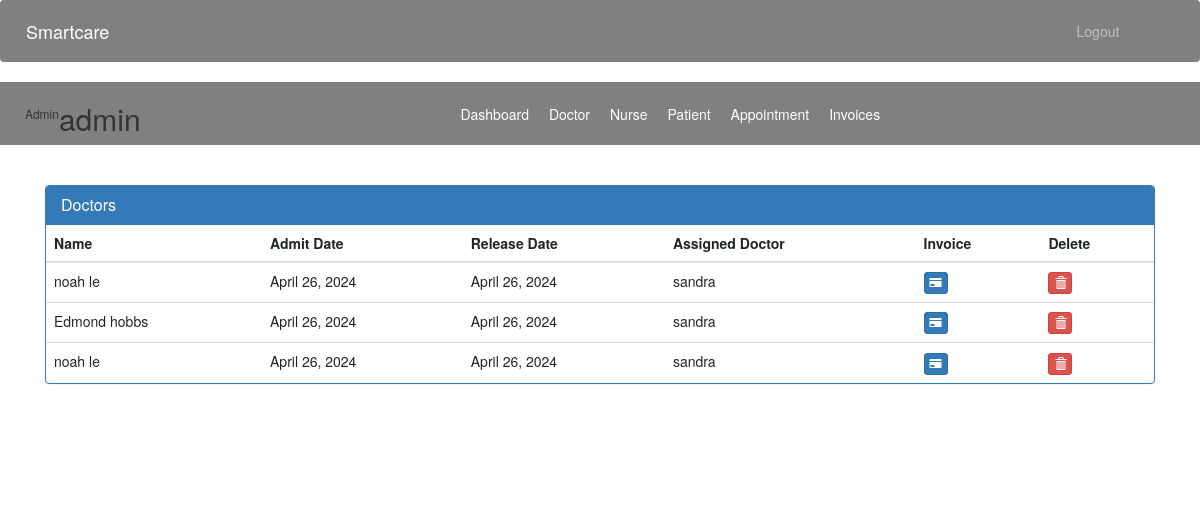
The app's page /admin-invoice (signed in) with its own data.
### accounts/models.py (models this page shows)
class PatientDischargeDetails(models.Model):
    patientId=models.PositiveIntegerField(null=True)
    patientName=models.CharField(max_length=40)
    assignedDoctorName=models.CharField(max_length=40)
    assignedNurseName=models.CharField(max_length=40, default="Unknown")
    address = models.CharField(max_length=40)
    mobile = models.CharField(max_length=20,null=True)
    symptoms = models.CharField(max_length=100,null=True)
    description=models.TextField(max_length=500,null=True,default='')
    admitDate=models.DateField(null=False)
    releaseDate=models.DateField(null=False)
    daySpent=models.PositiveIntegerField(null=False)
    medicineCost=models.PositiveIntegerField(null=False)
    doctorFee=models.PositiveIntegerField(null=False)
    OtherCharge=models.PositiveIntegerField(null=False)
    total=models.PositiveIntegerField(null=False)

### accounts/views.py (the view)
# urls.py: path('admin-invoice', views.admin_invoice_view,name='admin-invoice'),
@login_required(login_url='adminlogin')
@user_passes_test(is_admin)
def admin_invoice_view(request):
    invoices=models.PatientDischargeDetails.objects.all().filter()
    return render(request,'smartcare/admin_view_invoice.html',{'invoices':invoices})

### accounts/views.py (called while the page is built)
def is_admin(user):
    return user.groups.filter(name='ADMIN').exists()

### templates/smartcare/admin_view_invoice.html (shortened to what this page needs)
{% extends 'smartcare/admin_base.html' %}
{% block content %}
{%load static%}
<head>
  <link href="//netdna.bootstrapcdn.com/bootstrap/3.0.0/css/bootstrap.min.css" rel="stylesheet" id="bootstrap-css">
</head>
<div class="container">
  <div class="panel panel-primary">
    <div class="panel-heading">
      <h6 class="panel-title">Doctors</h6>
    </div>
    <table class="table table-hover" id="dev-table">
      <thead>
        <tr>
          <th>Name</th>
          <th>Admit Date</th>
          <th>Release Date</th>
          <th>Assigned Doctor</th>
          <th>Invoice</th>
          <th>Delete</th>
        </tr>
      </thead>
      {% for i in invoices %}
      <tr>
        <td> {{i.patientName}}</td>
        <td>{{i.admitDate}}</td>
        <td>{{i.releaseDate}}</td>
        <td>{{i.assignedDoctorName}}</td>
        <td><a class="btn btn-primary btn-xs" href="{% url 'download-pdf' i.patientId  %}"><span class="glyphicon glyphicon-credit-card"></span></a></td>
        <td><a class="btn btn-danger btn-xs" href="{% url 'delete-invoice-smartcare' i.id  %}"><span class="glyphicon glyphicon-trash"></span></a></td>
      </tr>
      {% endfor %}
    </table>
  </div>
</div>
{% endblock content %}

### templates/smartcare/admin_base.html (shortened to what this page needs)
<!DOCTYPE html>
{% load static %}
<html lang="en">
  <head>
    <link
      rel="stylesheet"
      href="https://stackpath.bootstrapcdn.com/bootstrap/4.3.1/css/bootstrap.min.css"
    />
    <link
      rel="stylesheet"
      href="https://maxcdn.bootstrapcdn.com/font-awesome/4.7.0/css/font-awesome.min.css"
    />
    <link rel="stylesheet" href="{% static '/styles.css' %}" />
  </head>
  <body>
    <main>
      <div class="bs-example">
        <nav
          class="navbar navbar-expand-md navbar-dark fixed-top"
          style="background: Grey"
        >
          <a href="/admin-dashboard" class="navbar-brand">Smartcare</a>
          <div
            class="collapse navbar-collapse justify-content-between"
            id="navbarCollapse"
          >
            <div class="navbar-nav" style="margin-left: 90%">
              <a href="/logout" class="nav-item nav-link">Logout</a>
            </div>
          </div>
        </nav>
      </div>
      <nav class="menu" tabindex="0">
        <header class="avatar">
          <br /><br />
          <h6>Admin</h6>
          <h2>{{request.user.first_name}}</h2>
        </header>
        <ul>
          <li tabindex="0" class="icon-dashboard">
            <a
              style="color: white; text-decoration: none"
              href="/admin-dashboard"
              ><span>Dashboard</span></a
            >
          </li>
          <li tabindex="0" class="icon-customers">
            <a style="color: white; text-decoration: none" href="/admin-doctor"
              ><span>Doctor</span></a
            >
          </li>
          <li tabindex="0" class="icon-customers">
            <a style="color: white; text-decoration: none" href="/admin-nurse"
              ><span>Nurse</span></a
            >
          </li>
          <li tabindex="0" class="icon-users">
            <a style="color: white; text-decoration: none" href="/admin-patient"
              ><span>Patient</span></a
            >
          </li>
          <li tabindex="0" class="icon-calendar">
            <a
              style="color: white; text-decoration: none"
              href="/admin-appointment"
              ><span>Appointment</span></a
            >
          </li>
          <li tabindex="0" class="icon-users">
            <a style="color: white; text-decoration: none" href="/admin-invoice"
              ><span>Invoices</span></a
            >
          </li>
        </ul>
      </nav>
      <br /><br />
      {% block content %} {% endblock content %}
      <br /><br /><br /><br />
      <footer>
        <br />
        <div class="container">
          <div class="row">
            <div class="col-md-12 col-sm-12">
            </div>
          </div>
        </div>
      </footer>
    </main>
  </body>
</html>

### templates/smartcare/admin_base.html (style rules this page uses)
.navbar { position: relative; }
.menu { top: 100%; left: 0; background: grey; outline: none; display: flex; flex-direction: row; }
.menu ul { list-style: none; padding: 0; margin: auto; display: flex; align-items: center; }
.menu ul li { padding: 10px; }
.menu ul li a { color: white; text-decoration: none; }
.avatar { margin: 0px 0px 0px 25px; display: flex; align-items: center; }

### records on screen
PatientDischargeDetails: patientName "noah le", admitDate "April 26, 2024", releaseDate "April 26, 2024", assignedDoctorName "sandra"
PatientDischargeDetails: patientName "Edmond hobbs", admitDate "April 26, 2024", releaseDate "April 26, 2024", assignedDoctorName "sandra"
PatientDischargeDetails: patientName "noah le", admitDate "April 26, 2024", releaseDate "April 26, 2024", assignedDoctorName "sandra"

### other values on screen
{{ request.user.first_name }} "admin"
